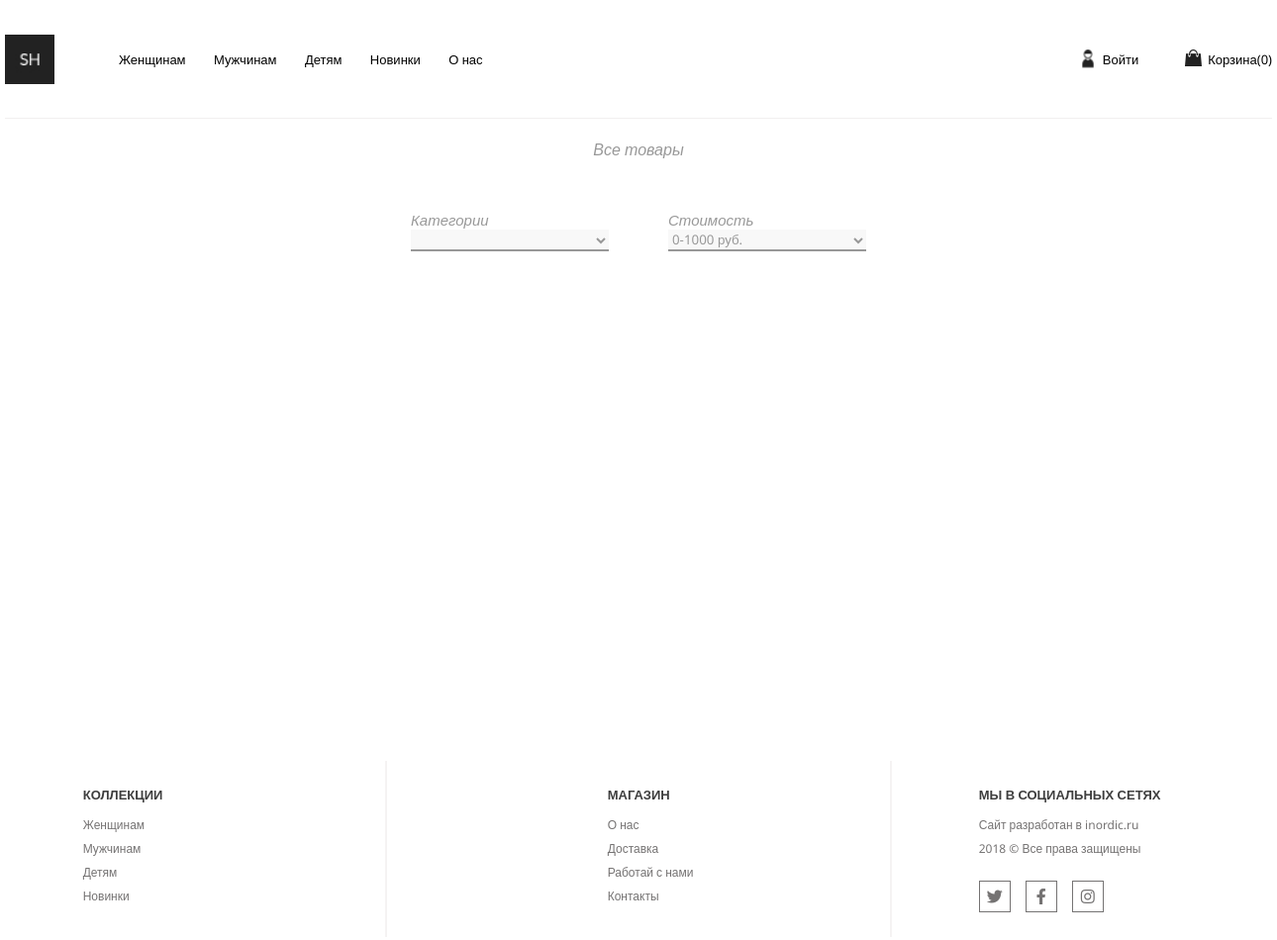
Before: /catalog.php?section=girl with the older database file.
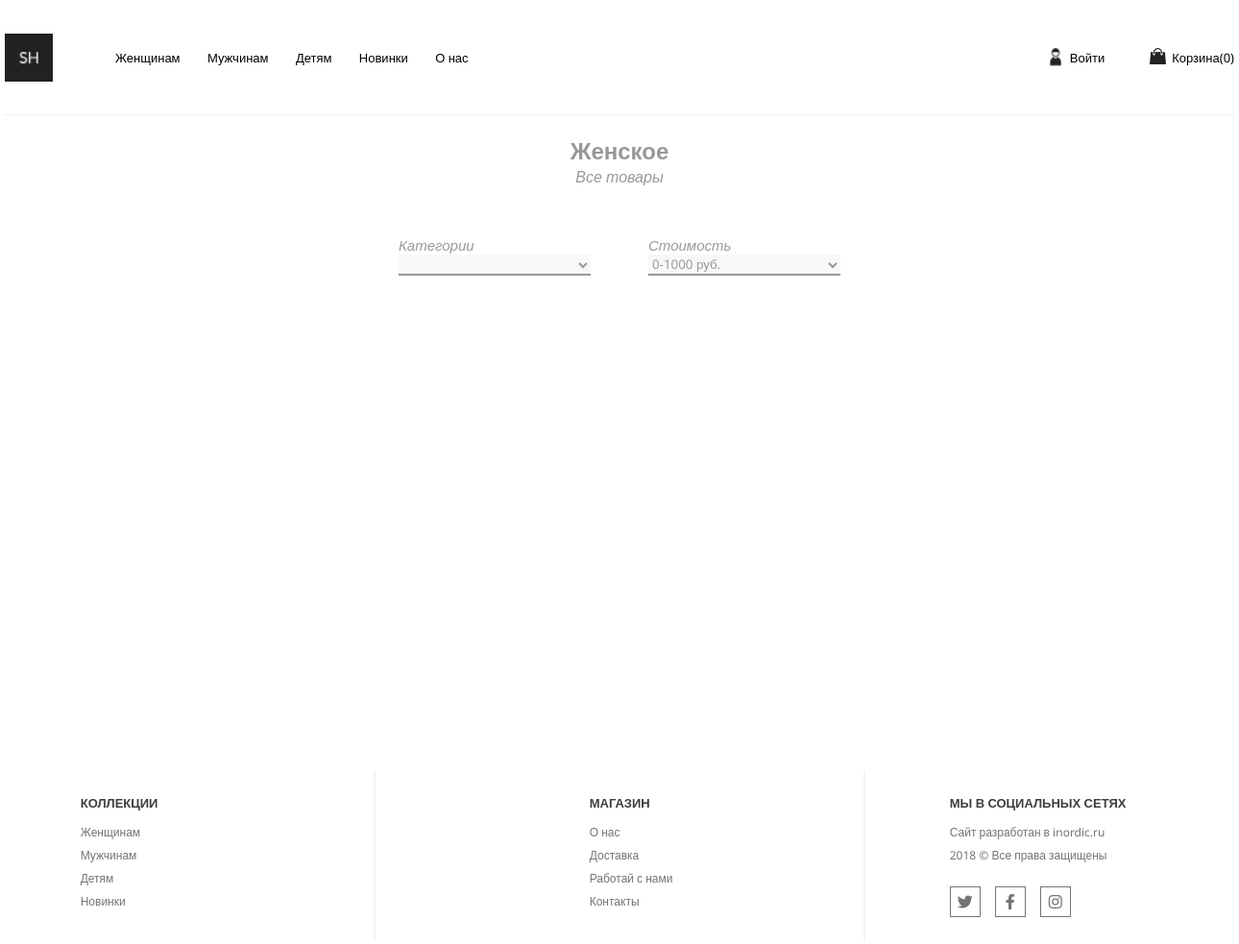
After: the same page with the newer database file.
### tables this page shows
CREATE TABLE IF NOT EXISTS `catalogs` (
  `id` int(11) NOT NULL AUTO_INCREMENT,
  `name` varchar(100) NOT NULL,
  `code` varchar(10) NOT NULL,
  PRIMARY KEY (`id`)
);

### catalog.php (the view, shortened to what this page needs)
<?php
    $pageConfig = [
        'title' => 'Каталог',
        'cssFiles' => [
            '/css/style.css',
            '/css/catalog.css'
        ],
        'jsFiles' => [
            '/js/script.js',
            '/js/catalog.js'
        ],
    ];
include($_SERVER['DOCUMENT_ROOT'].'/parts/header.php');
$template = [
    'section' =>(isset($_GET['section'])) ? $_GET['section'] : 'man',
    'section_name' => ''
];
if(isset($_GET['section'])) {
    $sql_section_name= "SELECT name FROM catalogs WHERE code = '{$_GET['section']}'";
    $result_section_name = mysqli_query($db, $sql_section_name);
    $template['section_name'] = mysqli_fetch_assoc($result_section_name);
}
?>
    <div class="catalog" data-section='<?=$template['section']?>'>
        <h2><?=$template['section_name']['name']?></h2>
        <p>Все товары</p>
        <div class="catalog-filters">
            <div class="catalog-filters-category">
                <label for="category">Категории</label>
                <select name="category" id="category"></select>
            </div>
            <div class="catalog-filters-price">
                <label for="price">Стоимость</label>
                <select name="price" id="price"></select>
            </div>
        </div>
        <div class="catalog-products">
        </div>
    </div>
<?php
    include($_SERVER['DOCUMENT_ROOT'].'/parts/footer.php');
?>

### parts/header.php (shortened to what this page needs)
<!DOCTYPE html>
<html lang="ru">
<head>
    <link rel="stylesheet" href="https://use.fontawesome.com/releases/v5.8.1/css/all.css">
    <?php foreach($pageConfig['cssFiles'] as $path_css): ?>
        <link rel="stylesheet" href="<?=$path_css?>">
    <?php endforeach;?>
</head>
<body>
    <div class="wrapper">
        <div class="header">
            <div class="header_start">
                <div class="logo"></div>
                <div class="main_menu">
                    <a href="/catalog.php?section=girl">Женщинам</a>
                    <a href="/catalog.php?section=man">Мужчинам</a>
                    <a href="/catalog.php?section=child">Детям</a>
                    <a href="#">Новинки</a>
                    <a href="#">О нас</a>
                </div>
            </div>
            <div class="header_end">
                <div class="account">
                    <div class="pic"></div>
                    <a href="#">Войти</a>
                </div>
                <div class="basket">
                    <div class="pic"></div>
                    <a href="/basket.php">Корзина(<span>0</span>)</a>
                </div>
            </div>
        </div>

### parts/footer.php (shortened to what this page needs)
        <div class="footer">
            <div class="footer_block">
                <h3>Коллекции</h3>
                <div class="list">
                    <a href="#">Женщинам</a>
                    <a href="#">Мужчинам</a>
                    <a href="#">Детям</a>
                    <a href="#">Новинки</a>
                </div>
            </div>
            <div class="footer_block shop">
                <h3>Магазин</h3>
                <div class="list">
                    <a href="#">О нас</a>
                    <a href="#">Доставка</a>
                    <a href="#">Работай с нами</a>
                    <a href="#">Контакты</a>
                </div>
            </div>
            <div class="footer_block">
                <h3>Мы в социальных сетях</h3>
                <div class="list">
                    <p>Сайт разработан в inordic.ru</p>
                    <p>2018 &#169; Все права защищены</p>
                </div>
                <div class="social_buttons">
                    <div class="twitter"><i class="fab fa-twitter"></i></div>
                    <div class="facebook"><i class="fab fa-facebook-f"></i></div>
                    <div class="instagram"><i class="fab fa-instagram"></i></div>
                </div>
            </div>
        </div>
</div>
</body>
</html>

### css/style.css (style rules this page uses)
* { margin: 0; padding: 0; }
a { text-decoration: none; color: #000000; }
.wrapper { width: 1280px; margin: 0 auto; font-family: 'Noto Sans', sans-serif; }
.wrapper .header { display: -webkit-box; display: -ms-flexbox; display: flex; -webkit-box-pack: justify; -ms-flex-pack: justify; justify-content: space-between; -webkit-box-align: center; -ms-flex-align: center; align-items: center; width: 100%; font-size: 13px; padding: 35px 0; position: relative; }
.wrapper .header:after { content: ''; position: absolute; bottom: 0; height: 1px; width: inherit; background-color: #f1efef; }
.wrapper .header_start { display: -webkit-box; display: -ms-flexbox; display: flex; -webkit-box-align: center; -ms-flex-align: center; align-items: center; }
.wrapper .header_start .logo { width: 50px; height: 50px; background: url(/images/icons/logo.jpg) center center/contain no-repeat; }
.wrapper .header_start .main_menu { margin-left: 65px; }
.wrapper .header_start .main_menu a { margin-right: 25px; }
.wrapper .header_end { display: -webkit-box; display: -ms-flexbox; display: flex; }
.wrapper .header_end div { display: -webkit-box; display: -ms-flexbox; display: flex; -webkit-box-align: center; -ms-flex-align: center; align-items: center; margin-left: 20px; }
.wrapper .header_end div.account .pic { width: 30px; height: 30px; background: url(/images/icons/account.png) center center/contain no-repeat; }
.wrapper .header_end div.basket .pic { width: 30px; height: 30px; background: url(/images/icons/bascet.png) center center/contain no-repeat; }
.wrapper .footer { width: 100%; display: -webkit-box; display: -ms-flexbox; display: flex; -ms-flex-pack: distribute; justify-content: space-around; padding-bottom: 60px; }
.wrapper .footer_block { width: 17%; }
.wrapper .footer_block h3 { text-transform: uppercase; font-size: 13px; color: #3e3e3e; margin-bottom: 10px; }
.wrapper .footer_block .list a { display: block; font-size: 12px; color: #757373; line-height: 24px; }
.wrapper .footer_block .list p { font-size: 12px; color: #757373; line-height: 24px; }
.wrapper .footer_block.shop { margin-left: 155px; position: relative; }
.wrapper .footer_block.shop::before { content: ''; position: absolute; width: 2px; left: -225px; top: -25px; bottom: -25px; background-color: #f5f3f3; }
.wrapper .footer_block.shop::after { content: ''; position: absolute; width: 2px; right: -70px; top: -25px; bottom: -25px; background-color: #f5f3f3; }
.wrapper .footer_block .social_buttons { display: -webkit-box; display: -ms-flexbox; display: flex; margin-top: 20px; }
.wrapper .footer_block .social_buttons div { display: -webkit-box; display: -ms-flexbox; display: flex; -webkit-box-pack: center; -ms-flex-pack: center; justify-content: center; -webkit-box-align: center; -ms-flex-align: center; align-items: center; width: 30px; height: 30px; border: 1px solid #757373; margin-right: 15px; }
.wrapper .footer_block .social_buttons div i { color: #757373; }

Changed rows visible on the page:
now on this page (row edited): catalogs: name "Женское"
